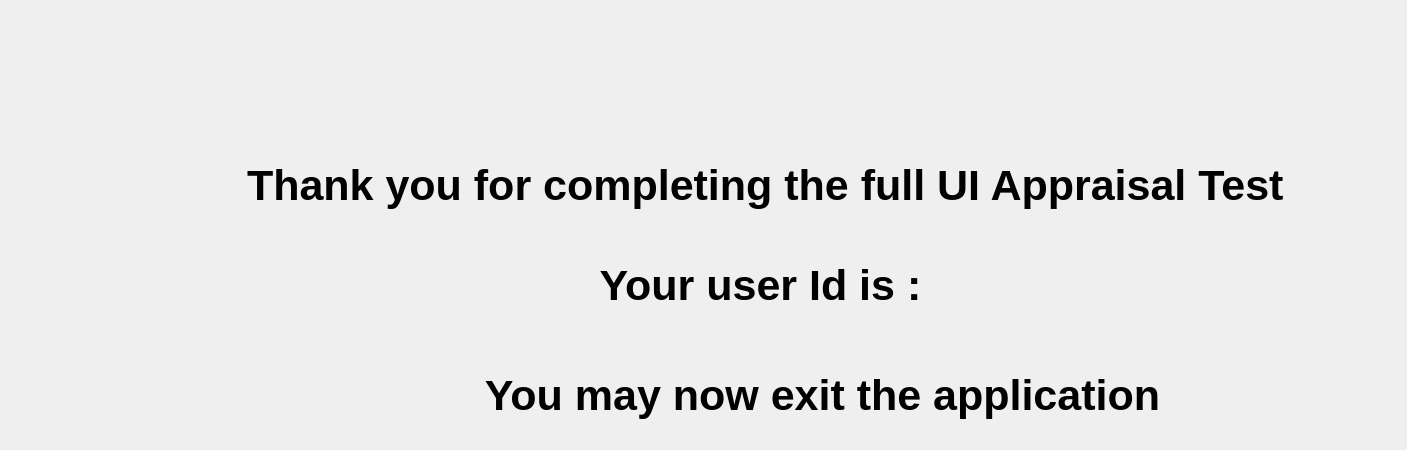
    <widget class="QWidget" name="end_page">
     <widget class="QLabel" name="label">
      <property name="geometry">
       <rect>
        <x>247</x>
        <y>140</y>
        <width>1150</width>
        <height>91</height>
       </rect>
      </property>
      <property name="font">
       <font>
        <pointsize>32</pointsize>
        <weight>75</weight>
        <bold>true</bold>
       </font>
      </property>
      <property name="text">
       <string>Thank you for completing the full UI Appraisal Test</string>
      </property>
     </widget>
     <widget class="QLabel" name="label_4">
      <property name="geometry">
       <rect>
        <x>247</x>
        <y>350</y>
        <width>1151</width>
        <height>91</height>
       </rect>
      </property>
      <property name="font">
       <font>
        <pointsize>32</pointsize>
        <weight>75</weight>
        <bold>true</bold>
       </font>
      </property>
      <property name="text">
       <string>You may now exit the application</string>
      </property>
      <property name="alignment">
       <set>Qt::AlignCenter</set>
      </property>
     </widget>
     <widget class="QLabel" name="label_5">
      <property name="geometry">
       <rect>
        <x>550</x>
        <y>240</y>
        <width>421</width>
        <height>91</height>
       </rect>
      </property>
      <property name="font">
       <font>
        <pointsize>32</pointsize>
        <weight>75</weight>
        <bold>true</bold>
       </font>
      </property>
      <property name="text">
       <string>Your user Id is :</string>
      </property>
      <property name="alignment">
       <set>Qt::AlignCenter</set>
      </property>
     </widget>
     <widget class="QLabel" name="id_label">
      <property name="geometry">
       <rect>
        <x>950</x>
        <y>240</y>
        <width>151</width>
        <height>91</height>
       </rect>
      </property>
      <property name="palette">
       <palette>
        <active>
         <colorrole role="WindowText">
          <brush brushstyle="SolidPattern">
           <color alpha="255">
            <red>255</red>
            <green>0</green>
            <blue>0</blue>
           </color>
          </brush>
         </colorrole>
        </active>
        <inactive>
         <colorrole role="WindowText">
          <brush brushstyle="SolidPattern">
           <color alpha="255">
            <red>255</red>
            <green>0</green>
            <blue>0</blue>
           </color>
          </brush>
         </colorrole>
        </inactive>
        <disabled>
         <colorrole role="WindowText">
          <brush brushstyle="SolidPattern">
           <color alpha="255">
            <red>127</red>
            <green>127</green>
            <blue>127</blue>
           </color>
          </brush>
         </colorrole>
        </disabled>
       </palette>
      </property>
      <property name="font">
       <font>
        <pointsize>32</pointsize>
        <weight>75</weight>
        <bold>true</bold>
       </font>
      </property>
      <property name="text">
       <string/>
      </property>
      <property name="alignment">
       <set>Qt::AlignCenter</set>
      </property>
     </widget>
    </widget>
